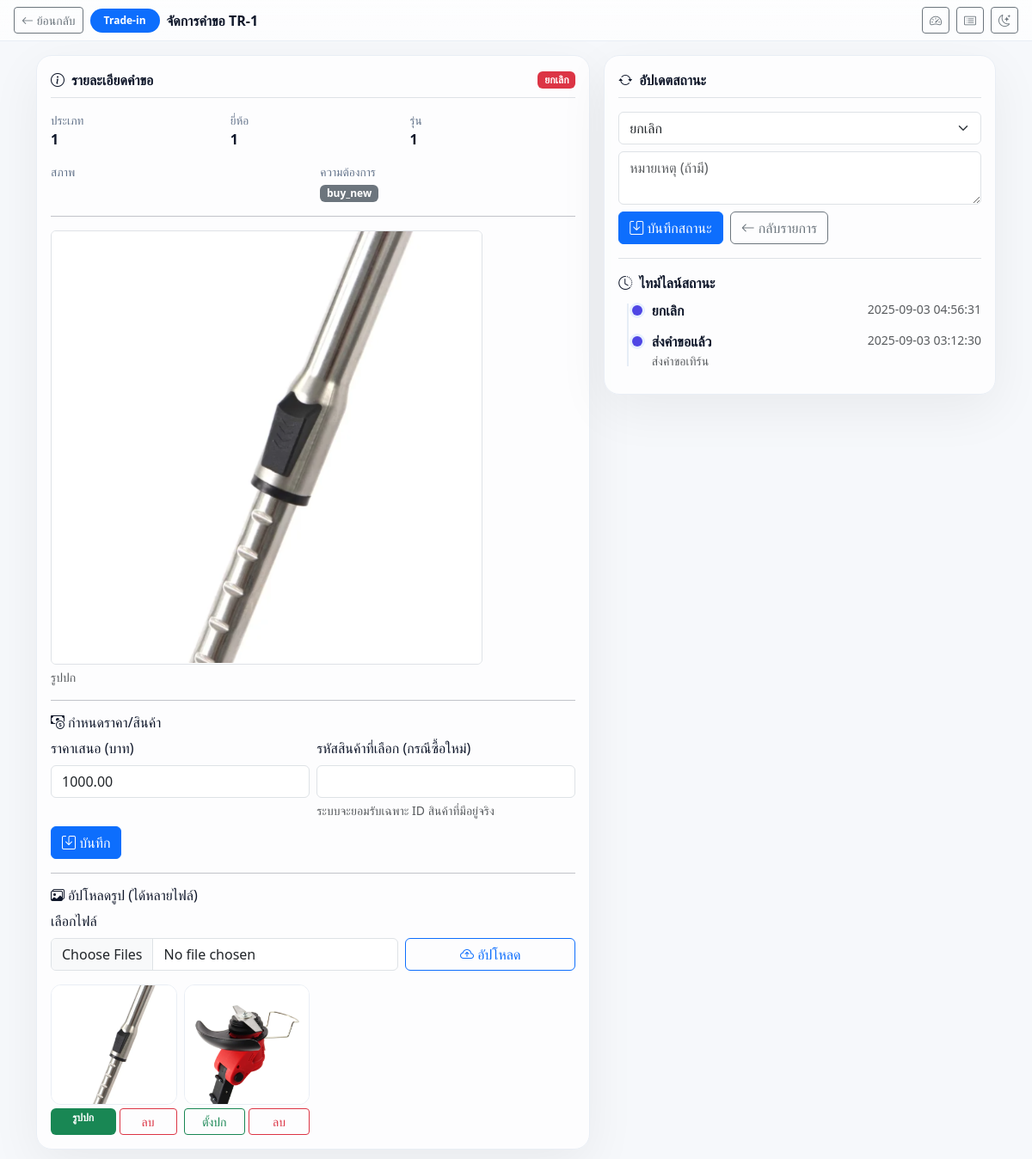
Page /Home/admin/tradein_detail.php?id=1 (signed in) on the committed database.
### tables this page shows
CREATE TABLE `tradein_requests` (
  `id` bigint(20) UNSIGNED NOT NULL,
  `user_id` bigint(20) UNSIGNED NOT NULL,
  `device_type` varchar(100) DEFAULT NULL,
  `brand` varchar(100) DEFAULT NULL,
  `model` varchar(100) DEFAULT NULL,
  `device_condition` enum('working','no_power','broken_part') DEFAULT 'working',
  `need` enum('buy_new','discount') DEFAULT 'buy_new',
  `image_path` varchar(255) DEFAULT NULL,
  `status` enum('submitted','review','offered','accepted','rejected','cancelled') DEFAULT 'submitted',
  `scheduled_at` datetime DEFAULT NULL,
  `schedule_status` enum('none','proposed','confirmed') NOT NULL DEFAULT 'none',
  `offer_price` decimal(10,2) DEFAULT NULL,
  `selected_product_id` bigint(20) UNSIGNED DEFAULT NULL,
  `order_id` bigint(20) UNSIGNED DEFAULT NULL,
  `created_at` timestamp NOT NULL DEFAULT current_timestamp(),
  `updated_at` timestamp NULL DEFAULT NULL ON UPDATE current_timestamp()
);

CREATE TABLE `tradein_images` (
  `id` bigint(20) NOT NULL,
  `request_id` bigint(20) NOT NULL,
  `filename` varchar(255) NOT NULL,
  `is_cover` tinyint(1) NOT NULL DEFAULT 0,
  `created_at` timestamp NOT NULL DEFAULT current_timestamp()
);

CREATE TABLE `tradein_status_logs` (
  `id` bigint(20) UNSIGNED NOT NULL,
  `request_id` bigint(20) UNSIGNED NOT NULL,
  `status` varchar(50) NOT NULL,
  `note` varchar(255) DEFAULT NULL,
  `created_at` timestamp NOT NULL DEFAULT current_timestamp()
);

### Home/includes/image_helpers.php (called while the page is built, shortened)
<?php
function load_tradein_gallery(mysqli $conn, int $requestId): array {
  $st = $conn->prepare("SELECT id, filename, is_cover FROM tradein_images WHERE request_id=? ORDER BY is_cover DESC, id ASC");
  $st->bind_param('i', $requestId);
  $st->execute();
  $rows = $st->get_result()->fetch_all(MYSQLI_ASSOC);
  return $rows ?: [];
}

### Home/admin/tradein_detail.php (the view, shortened to what this page needs)
<?php
require __DIR__ . '/../includes/db.php';
require_once __DIR__ . '/../includes/image_helpers.php';
$id = (int)($_GET['id'] ?? 0);
function h($s){ return htmlspecialchars($s??'',ENT_QUOTES,'UTF-8'); }
function imgsrc_file($fn){ return '../assets/img/'.$fn; }
function imgsrc_any($v){
  $v = trim((string)$v);
  return (strpos($v,'/')!==false) ? '../'.$v : '../assets/img/'.$v;
}
$map = [
  'submitted'=>'ส่งคำขอแล้ว',
  'reviewing'=>'กำลังประเมิน',
  'offered'=>'มีราคาเสนอ',
  'accepted'=>'ยอมรับข้อเสนอ',
  'rejected'=>'ปฏิเสธข้อเสนอ',
  'cancelled'=>'ยกเลิก',
  'completed'=>'เสร็จสิ้น'
];
$badge = [
  'submitted'=>'secondary','reviewing'=>'info',
  'offered'=>'primary','accepted'=>'success',
  'rejected'=>'danger','cancelled'=>'danger','completed'=>'success'
];
$req = $conn->query("SELECT * FROM tradein_requests WHERE id=$id")->fetch_assoc();
$logs    = $conn->query("SELECT * FROM tradein_status_logs WHERE request_id=$id ORDER BY id DESC")->fetch_all(MYSQLI_ASSOC);
$gallery = load_tradein_gallery($conn, $id);
$cover = $req['image_path'] ?: ( ($gallery[0]['filename'] ?? '') ? 'assets/img/'.$gallery[0]['filename'] : '' );
?>
<!doctype html>
<html lang="th">
<head>
<link href="https://cdn.jsdelivr.net/npm/bootstrap@5.3.2/dist/css/bootstrap.min.css" rel="stylesheet">
<link href="https://cdn.jsdelivr.net/npm/bootstrap-icons/font/bootstrap-icons.css" rel="stylesheet">
</head>
<body>
<nav class="navbar topbar sticky-top py-2">
  <div class="container-fluid px-3">
    <div class="d-flex align-items-center gap-2">
      <a href="tradein_requests.php" class="btn btn-outline-secondary btn-sm">
        <i class="bi bi-arrow-left"></i> ย้อนกลับ
      </a>
      <span class="badge bg-primary rounded-pill px-3 py-2">Trade-in</span>
      <span class="fw-semibold d-none d-md-inline">จัดการคำขอ <b>TR-<?= (int)$req['id'] ?></b></span>
    </div>
    <div class="d-flex align-items-center gap-2">
      <a class="btn btn-outline-secondary btn-sm" href="dashboard.php"><i class="bi bi-speedometer2"></i></a>
      <a class="btn btn-outline-secondary btn-sm" href="tradein_requests.php"><i class="bi bi-card-list"></i></a>
      <button class="btn btn-outline-secondary btn-sm" id="themeToggle" title="สลับโหมด"><i class="bi bi-moon-stars"></i></button>
    </div>
  </div>
</nav>
<div class="container py-3">
  <div class="row g-3">
    <div class="col-lg-7">
      <div class="glass p-3">
        <div class="d-flex align-items-center justify-content-between border-bottom pb-2 mb-3">
          <div class="fw-semibold"><i class="bi bi-info-circle me-2"></i>รายละเอียดคำขอ</div>
          <span class="badge bg-<?= $badge[$req['status']] ?? 'secondary' ?>">
            <?= h($map[$req['status']] ?? $req['status']) ?>
          </span>
        </div>
        <div class="row g-3 kv">
          <div class="col-md-4"><div class="k">ประเภท</div><div class="v"><?=h($req['device_type'])?></div></div>
          <div class="col-md-4"><div class="k">ยี่ห้อ</div><div class="v"><?=h($req['brand'])?></div></div>
          <div class="col-md-4"><div class="k">รุ่น</div><div class="v"><?=h($req['model'])?></div></div>
          <div class="col-md-6"><div class="k">สภาพ</div><div class="v"><?=h($req['device_condition'])?></div></div>
          <div class="col-md-6"><div class="k">ความต้องการ</div><div class="v"><span class="badge text-bg-secondary"><?=h($req['need'])?></span></div></div>
        </div>
        <hr>
        <img class="img-fluid rounded border" src="<?=h(imgsrc_any($cover))?>" alt="">
        <div class="small text-muted mt-1">รูปปก</div>
        <hr>
        <h6 class="mb-2"><i class="bi bi-cash-coin me-1"></i>กำหนดราคา/สินค้า</h6>
        <form method="post" class="row g-2">
          <div class="col-md-6">
            <label class="form-label">ราคาเสนอ (บาท)</label>
            <input class="form-control" type="number" step="0.01" name="offer_price" value="<?=h($req['offer_price'])?>">
          </div>
          <div class="col-md-6">
            <label class="form-label">รหัสสินค้าที่เลือก (กรณีซื้อใหม่)</label>
            <input class="form-control" type="number" name="selected_product_id" value="<?=h($req['selected_product_id'])?>">
            <div class="form-text">ระบบจะยอมรับเฉพาะ ID สินค้าที่มีอยู่จริง</div>
          </div>
          <div class="col-12">
            <button class="btn btn-primary"><i class="bi bi-save"></i> บันทึก</button>
          </div>
        </form>
        <hr>
        <h6 class="mb-2"><i class="bi bi-images me-1"></i>อัปโหลดรูป (ได้หลายไฟล์)</h6>
        <form method="post" enctype="multipart/form-data" class="row g-2 align-items-end">
          <div class="col-md-8">
            <label class="form-label">เลือกไฟล์</label>
            <input class="form-control" type="file" name="images[]" accept="image/*" multiple>
          </div>
          <div class="col-md-4 d-grid">
            <button class="btn btn-outline-primary"><i class="bi bi-cloud-arrow-up"></i> อัปโหลด</button>
          </div>
        </form>
        <div class="row g-2 mt-2">
          <?php if(!$gallery): ?>
            <div class="text-muted">ยังไม่มีรูปในแกลเลอรี</div>
          <?php else: foreach($gallery as $g): ?>
            <div class="col-4 col-md-3">
              <img class="thumb" src="<?=h(imgsrc_file($g['filename']))?>" alt="">
              <div class="d-flex gap-1 mt-1">
                <?php if((int)$g['is_cover']===1): ?>
                  <span class="badge text-bg-success w-100">รูปปก</span>
                <?php else: ?>
                  <form method="post" class="w-100 d-inline">
                    <button class="btn btn-sm btn-outline-success w-100">ตั้งปก</button>
                  </form>
                <?php endif; ?>
                <form method="post" class="w-100 d-inline" onsubmit="return confirm('ลบรูปนี้?')">
                  <button class="btn btn-sm btn-outline-danger w-100">ลบ</button>
                </form>
              </div>
            </div>
          <?php endforeach; endif; ?>
        </div>
      </div>
    </div>
    <div class="col-lg-5">
      <div class="glass p-3">
        <div class="fw-semibold border-bottom pb-2 mb-3"><i class="bi bi-arrow-repeat me-2"></i>อัปเดตสถานะ</div>
        <form method="post" class="mb-3">
          <div class="mb-2">
            <select class="form-select" name="status" required>
              <?php foreach($map as $k=>$v): ?>
                <option value="<?=h($k)?>" <?= $k===($req['status'] ?? '') ? 'selected':'' ?>><?=h($v)?></option>
              <?php endforeach; ?>
            </select>
          </div>
          <div class="mb-2">
            <textarea class="form-control" name="note" rows="2" placeholder="หมายเหตุ (ถ้ามี)"></textarea>
          </div>
          <div class="d-flex gap-2">
            <button class="btn btn-primary"><i class="bi bi-save"></i> บันทึกสถานะ</button>
            <a class="btn btn-outline-secondary" href="tradein_requests.php"><i class="bi bi-arrow-left"></i> กลับรายการ</a>
          </div>
        </form>
        <div class="fw-semibold border-top pt-3 mb-2"><i class="bi bi-clock-history me-2"></i>ไทม์ไลน์สถานะ</div>
        <div class="timeline">
          <?php if(!$logs): ?>
            <div class="text-muted">ยังไม่มีบันทึกสถานะ</div>
          <?php else: foreach($logs as $lg): ?>
            <div class="tl-item">
              <span class="tl-point"></span>
              <div class="d-flex justify-content-between align-items-start">
                <div>
                  <div class="fw-semibold"><?=h($map[$lg['status']] ?? $lg['status'])?></div>
                  <?php if(!empty($lg['note'])): ?>
                    <div class="text-muted small"><?=nl2br(h($lg['note']))?></div>
                  <?php endif; ?>
                </div>
                <div class="text-muted small"><?=h($lg['created_at'])?></div>
              </div>
            </div>
          <?php endforeach; endif; ?>
        </div>
      </div>
    </div>
  </div>
</div>
</body>
</html>

### Home/admin/tradein_detail.php (style rules this page uses)
:root { --bg:#f6f8fb; --panel:#ffffffcc; --border:#e9eef5; --text:#0f172a; --muted:#64748b; --primary:#4f46e5; --card-shadow:0 18px 60px rgba(2,6,23,.06); }
body { background:var(--bg); color:var(--text); }
.topbar { backdrop-filter:blur(10px); -webkit-backdrop-filter:blur(10px); background:linear-gradient(180deg,#ffffffcc,#ffffffaa); border-bottom:1px solid var(--border); }
.glass { border:1px solid var(--border); background:var(--panel); border-radius:18px; box-shadow:var(--card-shadow); }
.thumb { width:100%; height:140px; object-fit:cover; border-radius:12px; border:1px solid var(--border); background:#fff }
.kv .k { color:var(--muted); font-size:.85rem }
.kv .v { font-weight:600 }
.timeline { position:relative; padding-left:1rem }
.timeline::before { content:""; position:absolute; left:.6rem; top:4px; bottom:4px; width:2px; background:#e6edf6 }
.tl-item { position:relative; padding-left:1.4rem; margin-bottom:.75rem }
.tl-point { position:absolute; left:-.05rem; top:.35rem; width:12px; height:12px; border-radius:999px; background:#4f46e5; box-shadow:0 0 0 3px #e7f0ff }

### rows in the picture
tradein_requests: id "1", status "ยกเลิก", device_type "1", brand "1", model "1", need "buy_new", image_path (picture), offer_price "1000.00"
tradein_images: filename (picture), is_cover "รูปปก"
tradein_images: filename (picture)
tradein_status_logs: status "ยกเลิก", created_at "2025-09-03 04:56:31"
tradein_status_logs: status "ส่งคำขอแล้ว", note "ส่งคำขอเทิร์น", created_at "2025-09-03 03:12:30"
